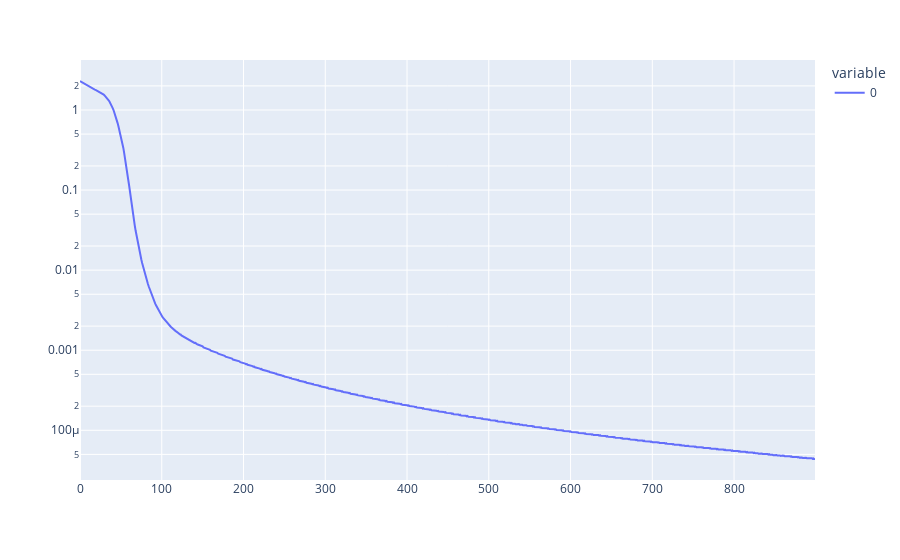

Source (notebook cell):
### Code cell
line(train_losses, log_y=True)

### Figure 1 — Plotly figure (JSON) as saved in the notebook; plotly's stock layout.template omitted (floating-point values rounded to 4 significant figures; data arrays with more than 128 entries replaced by an {"elided": "..."} marker saying what was removed)
{"data": [{"hovertemplate": "variable=0<br>index=%{x}<br>value=%{y}<extra></extra>", "legendgroup": "0", "line": {"color": "#636efa", "dash": "solid"}, "marker": {"symbol": "circle"}, "mode": "lines", "name": "0", "orientation": "v", "showlegend": true, "type": "scatter", "x": {"elided": "900 int values"}, "xaxis": "x", "y": {"elided": "900 float values"}, "yaxis": "y"}], "layout": {"legend": {"title": {"text": "variable"}, "tracegroupgap": 0}, "margin": {"t": 60}, "xaxis": {"anchor": "y", "domain": [0, 1], "title": {"text": ""}}, "yaxis": {"anchor": "x", "domain": [0, 1], "title": {"text": ""}, "type": "log"}}}
